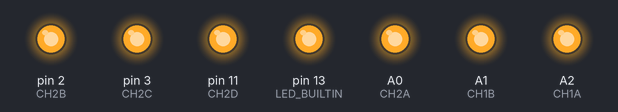
This sketch was run on a simulated Arduino Uno, built with avr-gcc and run on an emulated ATmega328P. Parts: output pins drawn as LEDs (lit = HIGH).

Above: at 0.5 s.
At 3.5 s:
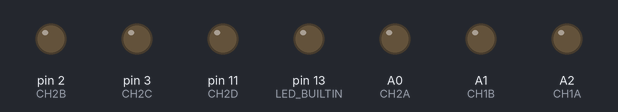
Timing chart, 0 to 4.6 s (numbered marks = the images above):
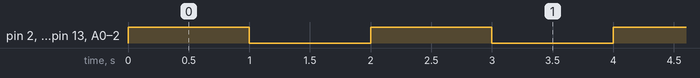

The sketch:

ControlSelectionUnit.ino
```cpp
//https://wiki.dfrobot.com/Beetle_SKU_DFR0282
//Silkscreen  Digital Pin PWM Channel Analog Channel  UART  I2C
//RX  0     Serial1
//TX  1
//SDA 2       SDA
//SCL 3 3     SCL
//9 9 9 A9
//10  10  10  A10
//11  11  11
//A0  A0    A0
//A1  A1    A1
//A2  A2    A2

#define CH1A     A2
#define CH1B     A1
#define CH2A     A0
#define CH2B     2
#define CH2C     3
#define CH2D     11


void setup() {
  // initialize digital pin LED_BUILTIN as an output.
  pinMode(LED_BUILTIN, OUTPUT);
  pinMode(CH1A, OUTPUT);
  pinMode(CH1B, OUTPUT);
  pinMode(CH2A, OUTPUT);
  pinMode(CH2B, OUTPUT);
  pinMode(CH2C, OUTPUT);
  pinMode(CH2D, OUTPUT);
}

// the loop function runs over and over again forever
void loop() {
  digitalWrite(LED_BUILTIN, HIGH);   // turn the LED on (HIGH is the voltage level)
  digitalWrite(CH1A, HIGH);
  digitalWrite(CH1B, HIGH);
  digitalWrite(CH2A, HIGH);
  digitalWrite(CH2B, HIGH);
  digitalWrite(CH2C, HIGH);
  digitalWrite(CH2D, HIGH);
  delay(1000);                       // wait for a second
  digitalWrite(LED_BUILTIN, LOW);
  digitalWrite(CH1A, LOW);
  digitalWrite(CH1B, LOW);
  digitalWrite(CH2A, LOW);
  digitalWrite(CH2B, LOW);
  digitalWrite(CH2C, LOW);
  digitalWrite(CH2D, LOW);  // turn the LED off by making the voltage LOW
  delay(1000);                       // wait for a second
}
```

Measured:
- by itself, pin 2 (CH2B), pin 3 (CH2C), pin 11 (CH2D), pin 13 (LED_BUILTIN), A0 (CH2A), A1 (CH1B), A2 (CH1A): alternates HIGH for 1.0 s and LOW for 1.0 s
